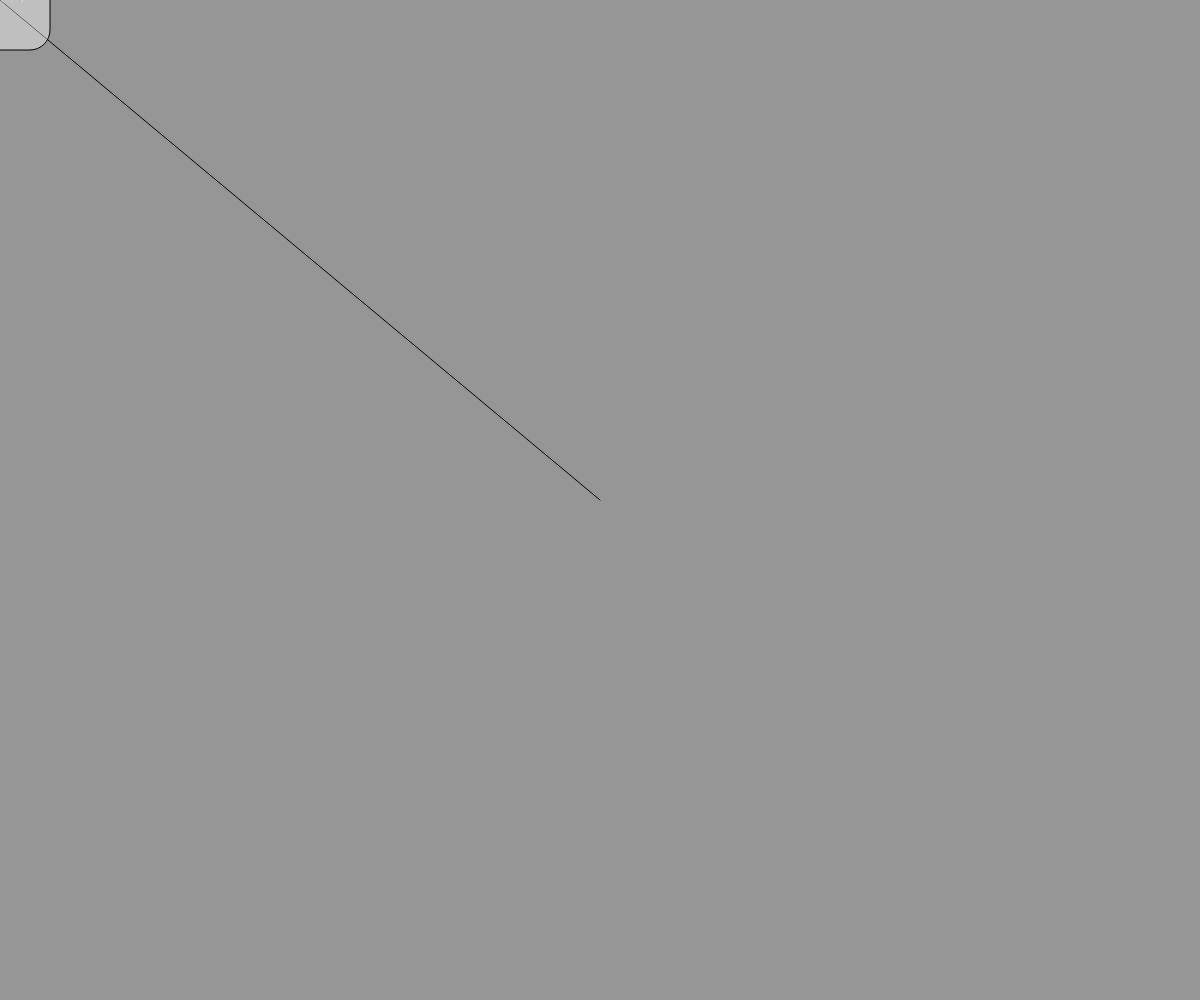
Frame 1 (no input)
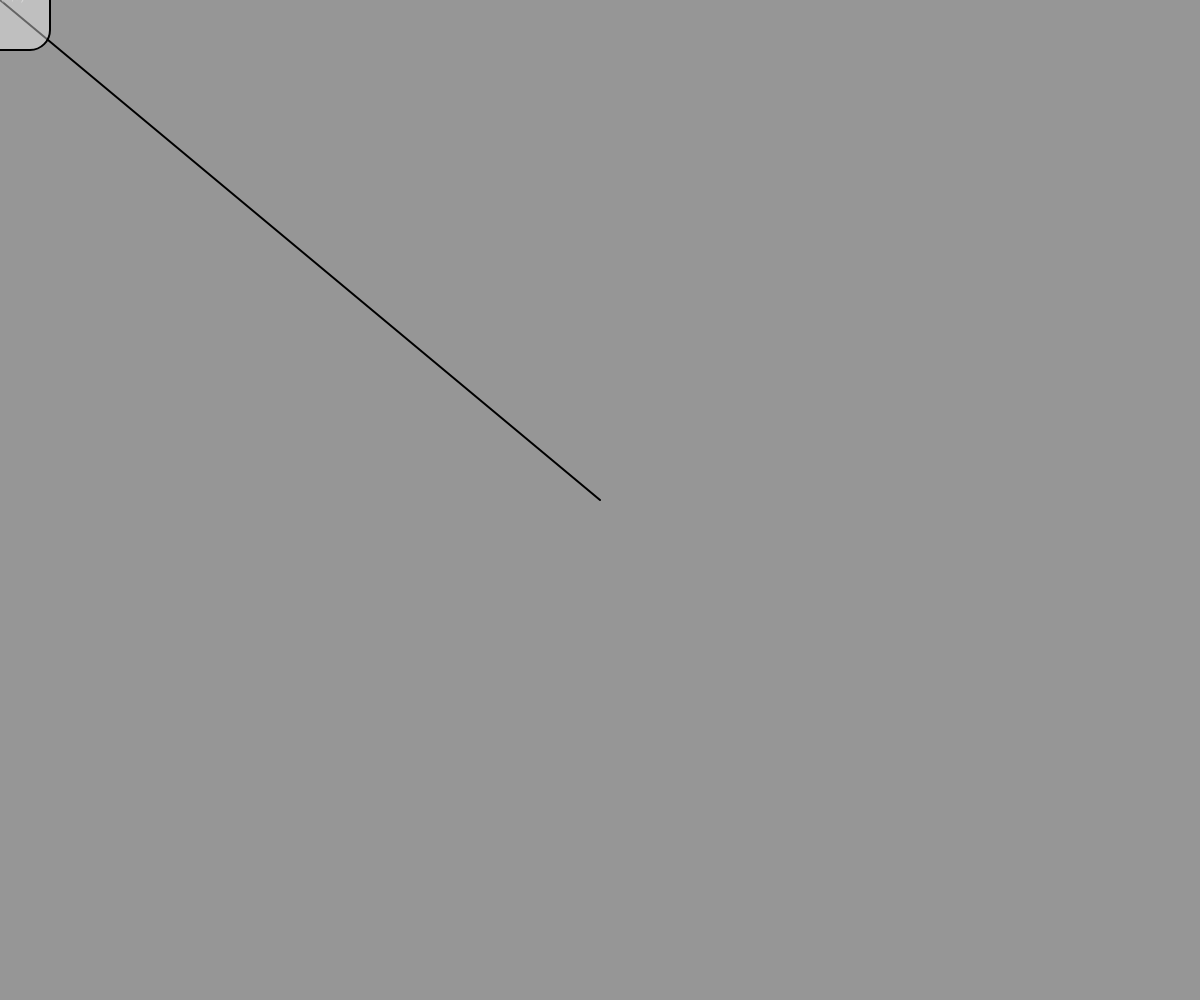
Frame 60 (no input)
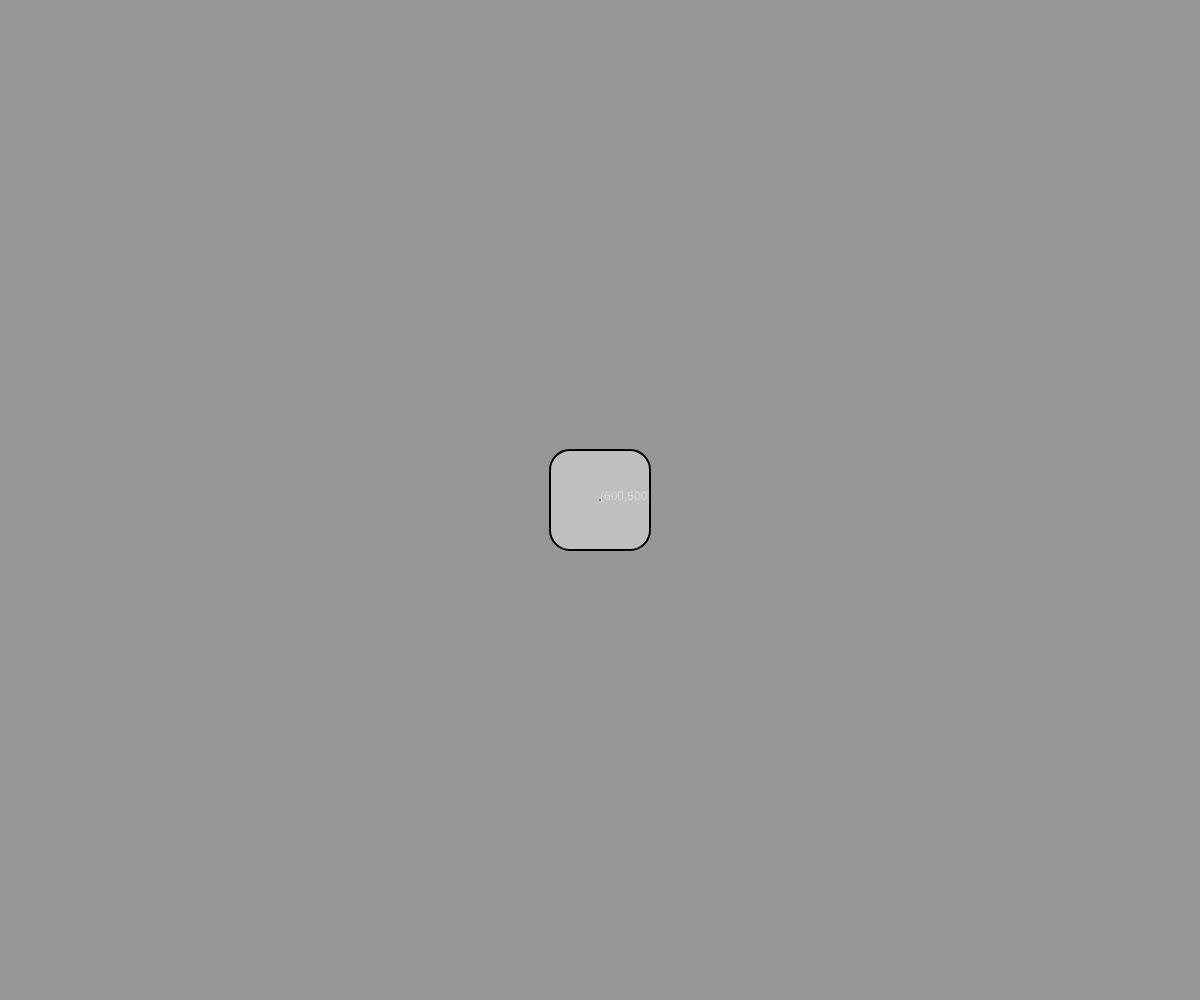
Frame 120 (the mouse pressed at the canvas centre since frame 60)

The p5.js sketch that drew these frames (run headless with seeded random() and noise() and a simulated clock; from frame 60 on, the mouse is pressed at the canvas centre):

// p5.js sketch
// ── sketch.js
// sequence: top --> bottom, right --> left

// this is a gloabl array, definition for newShape. --- Do two arrays, one for x, one for y
var x = [];
var y = [];
// same kind of var, no given value, use comma
var cX, cY; // centroid x and y component
var a; // area of the polygon

function setup() {
    // default canvas is 100,100. (windowWidth, windowHeight makes canvas fill browser, no matter size)
    createCanvas(windowWidth,windowHeight);
    // background has to come after we create canvas, done once at very beginning
// background(150);
    // line needs two points: initial x,y and ending x,y (0,0 is upper left)
    // mouseX always contains the current horizontal position of the mouse, relative to (0, 0) of the canvas
    // don't forget semi-colon!
// line(0,0,mouseX,100); doesn't know where mouse is, so makes it 0
    // other way to place rectangle at centre of mouse
    rectMode(CENTER);
    fill(255,255,255,100);
}

function draw() {
    
    // how to erase trail and start again
    background(150);
    
    line(width/2,height/2,mouseX,mouseY);
    text('(' + mouseX + ',' + mouseY + ')',mouseX,mouseY)
    
    // rectangle follows mouse - "mouseX-50" (subtract half of height and half of width) puts the rectangle at centre of mouse ---> use rectMode(CENTER) in function setup
    // fifth paramter adds a radius to the rectangle (20)
    rect(mouseX,mouseY,100,100,20);
    strokeWeight(2);
    
    // beginShape starts drawing a shape
    beginShape();
    // what does for loop need to know? Three pieces: init, test, update
    // init var i=o
    // test against x.length (array, at top, is empty, so length=0)
    // update with ++
    for(var i=0; i<x.length; i++) {
        // ten points made with an array and a variable - where does this go?
        vertex(x[i],y[i]);
        // this displays i (the number of the point), with the x (x[i]) and y (y[i]) coordinates of each point at those points
        // text(i + ' (' + x[i] + ',' + y[i] + ')', x[i], y[i]);
    }
    endShape(CLOSE);
    
    a = 0;
    cX = 0;
    cY = 0;
    
    // centroid formula
    // why is this in the draw function? Have the equation running while we are drawing... Change polygon, change centroid
    for(var i=0; i<x.length - 1; i++) {
        // enumerate, summation, += is an update and how we summate
        cX += (x[i] + x[i+1]) * (x[i] * y[i+1] - x[i+1] * y[i]);
        cY += (y[i] + y[i+1]) * (x[i] * y[i+1] - x[i+1] * y[i]);
        a += (x[i] * y[i+1] - x[i+1] * y[i]);
    }
    a = 0.5 * a;
    cX = cX / (6*a);
    cY = cY / (6*a);
    
    ellipse(cX,cY,5,5);
    text(cX + ", " +cY, cX + 10,cY+3);
}

// this function fires after the mouse has been released
// mouseReleased makes things happen once the mouse button is released. mouseClicked is the combination of pressing and releasing.
function mouseReleased() {
    // look this up in codecademy   
    // push to x array, mouseX = horizontal dimension
    // x.length limits array length to 10, meaning 10 vertices
    if (x.length < 10){
        x.push(mouseX);
        y.push(mouseY);
        // prints to console
        console.log(x);
    }
}
